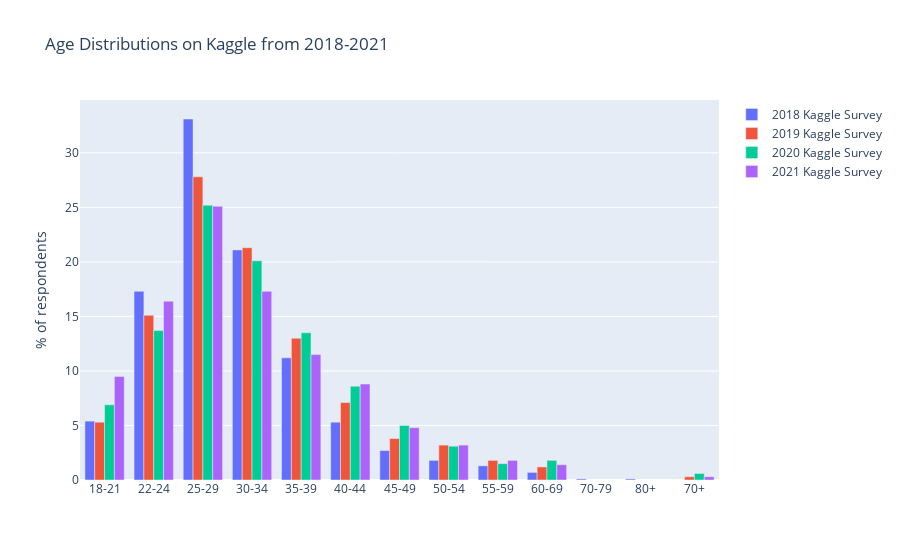

Notebook source saved alongside this figure:
### Code cell
question_name = 'Q1'

percentages_2018 = count_then_return_percent(responses_df_2018,'Q2').sort_index()
percentages_2019 = count_then_return_percent(responses_df_2019,question_name).sort_index()
percentages_2020 = count_then_return_percent(responses_df_2020,question_name).sort_index()
percentages_2021 = count_then_return_percent(responses_df_2021,question_name).sort_index()

title_for_chart = 'Age Distributions on Kaggle from 2018-2021'
title_for_y_axis = '% of respondents'

fig = go.Figure(data=[
     
    go.Bar(name='2018 Kaggle Survey', x=pd.Series(percentages_2018.index), y=pd.Series(percentages_2018)),
    go.Bar(name='2019 Kaggle Survey', x=pd.Series(percentages_2019.index), y=pd.Series(percentages_2019)),
    go.Bar(name='2020 Kaggle Survey', x=pd.Series(percentages_2020.index), y=pd.Series(percentages_2020)),
    go.Bar(name='2021 Kaggle Survey', x=pd.Series(percentages_2021.index), y=pd.Series(percentages_2021))
           ])
fig.update_layout(barmode='group') 
fig.update_layout(title=title_for_chart,yaxis=dict(title=title_for_y_axis))
fig.show()

### Figure 1 — Plotly figure (JSON) as saved in the notebook; plotly's stock layout.template omitted (floating-point values rounded to 4 significant figures)
{"data": [{"name": "2018 Kaggle Survey", "type": "bar", "x": ["18-21", "22-24", "25-29", "30-34", "35-39", "40-44", "45-49", "50-54", "55-59", "60-69", "70-79", "80+"], "y": [5.4, 17.3, 33.1, 21.1, 11.2, 5.3, 2.7, 1.8, 1.3, 0.7, 0.1, 0.1]}, {"name": "2019 Kaggle Survey", "type": "bar", "x": ["18-21", "22-24", "25-29", "30-34", "35-39", "40-44", "45-49", "50-54", "55-59", "60-69", "70+"], "y": [5.3, 15.1, 27.8, 21.3, 13, 7.1, 3.8, 3.2, 1.8, 1.2, 0.3]}, {"name": "2020 Kaggle Survey", "type": "bar", "x": ["18-21", "22-24", "25-29", "30-34", "35-39", "40-44", "45-49", "50-54", "55-59", "60-69", "70+"], "y": [6.9, 13.7, 25.2, 20.1, 13.5, 8.6, 5, 3.1, 1.5, 1.8, 0.6]}, {"name": "2021 Kaggle Survey", "type": "bar", "x": ["18-21", "22-24", "25-29", "30-34", "35-39", "40-44", "45-49", "50-54", "55-59", "60-69", "70+"], "y": [9.5, 16.4, 25.1, 17.3, 11.5, 8.8, 4.8, 3.2, 1.8, 1.4, 0.3]}], "layout": {"barmode": "group", "title": {"text": "Age Distributions on Kaggle from 2018-2021"}, "yaxis": {"title": {"text": "% of respondents"}}}}
